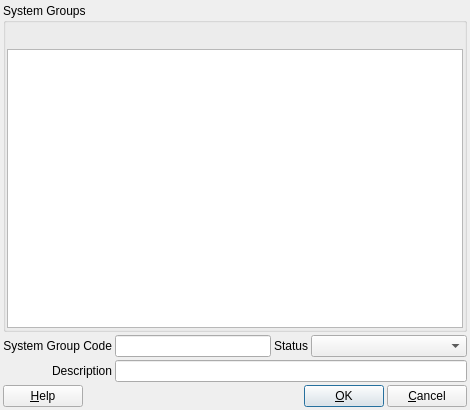
<?xml version="1.0" encoding="UTF-8"?>
<ui version="4.0">
 <class>DB_SystemGroupDialog</class>
 <widget class="QDialog" name="DB_SystemGroupDialog">
  <property name="geometry">
   <rect>
    <x>0</x>
    <y>0</y>
    <width>470</width>
    <height>410</height>
   </rect>
  </property>
  <property name="windowTitle">
   <string>Dialog</string>
  </property>
  <layout class="QGridLayout" name="gridLayout_2">
   <property name="leftMargin">
    <number>3</number>
   </property>
   <property name="topMargin">
    <number>3</number>
   </property>
   <property name="rightMargin">
    <number>3</number>
   </property>
   <property name="bottomMargin">
    <number>3</number>
   </property>
   <property name="spacing">
    <number>3</number>
   </property>
   <item row="0" column="0" colspan="4">
    <widget class="QGroupBox" name="groupBox">
     <property name="sizePolicy">
      <sizepolicy hsizetype="Expanding" vsizetype="Expanding">
       <horstretch>0</horstretch>
       <verstretch>0</verstretch>
      </sizepolicy>
     </property>
     <property name="title">
      <string>System Groups</string>
     </property>
     <layout class="QGridLayout" name="gridLayout">
      <property name="leftMargin">
       <number>1</number>
      </property>
      <property name="topMargin">
       <number>1</number>
      </property>
      <property name="rightMargin">
       <number>1</number>
      </property>
      <property name="bottomMargin">
       <number>1</number>
      </property>
      <property name="spacing">
       <number>1</number>
      </property>
      <item row="0" column="0">
       <widget class="RB_ToolButtonBar" name="tbbSystemGroup" native="true">
        <property name="minimumSize">
         <size>
          <width>0</width>
          <height>24</height>
         </size>
        </property>
        <property name="baseSize">
         <size>
          <width>0</width>
          <height>0</height>
         </size>
        </property>
       </widget>
      </item>
      <item row="1" column="0">
       <widget class="RB_TableView" name="tvSystemGroup"/>
      </item>
     </layout>
    </widget>
   </item>
   <item row="1" column="0">
    <widget class="QLabel" name="label_3">
     <property name="text">
      <string>System Group Code</string>
     </property>
     <property name="alignment">
      <set>Qt::AlignRight|Qt::AlignTrailing|Qt::AlignVCenter</set>
     </property>
    </widget>
   </item>
   <item row="1" column="1">
    <widget class="QLineEdit" name="leSystemGroupCode"/>
   </item>
   <item row="1" column="2">
    <widget class="QLabel" name="label_7">
     <property name="text">
      <string>Status</string>
     </property>
     <property name="alignment">
      <set>Qt::AlignRight|Qt::AlignTrailing|Qt::AlignVCenter</set>
     </property>
    </widget>
   </item>
   <item row="1" column="3">
    <widget class="QComboBox" name="cbStatus">
     <property name="sizePolicy">
      <sizepolicy hsizetype="MinimumExpanding" vsizetype="Fixed">
       <horstretch>0</horstretch>
       <verstretch>0</verstretch>
      </sizepolicy>
     </property>
    </widget>
   </item>
   <item row="2" column="0">
    <widget class="QLabel" name="label_4">
     <property name="text">
      <string>Description</string>
     </property>
     <property name="alignment">
      <set>Qt::AlignRight|Qt::AlignTrailing|Qt::AlignVCenter</set>
     </property>
    </widget>
   </item>
   <item row="2" column="1" colspan="3">
    <widget class="QLineEdit" name="leDescription"/>
   </item>
   <item row="3" column="0" colspan="4">
    <layout class="QHBoxLayout" name="horizontalLayout">
     <property name="spacing">
      <number>3</number>
     </property>
     <item>
      <widget class="QPushButton" name="pbHelp">
       <property name="text">
        <string>&amp;Help</string>
       </property>
       <property name="autoDefault">
        <bool>false</bool>
       </property>
      </widget>
     </item>
     <item>
      <spacer name="horizontalSpacer">
       <property name="orientation">
        <enum>Qt::Horizontal</enum>
       </property>
       <property name="sizeHint" stdset="0">
        <size>
         <width>158</width>
         <height>20</height>
        </size>
       </property>
      </spacer>
     </item>
     <item>
      <widget class="QPushButton" name="pbOk">
       <property name="text">
        <string>&amp;OK</string>
       </property>
       <property name="default">
        <bool>true</bool>
       </property>
      </widget>
     </item>
     <item>
      <widget class="QPushButton" name="pbCancel">
       <property name="text">
        <string>&amp;Cancel</string>
       </property>
       <property name="autoDefault">
        <bool>false</bool>
       </property>
      </widget>
     </item>
    </layout>
   </item>
  </layout>
 </widget>
 <customwidgets>
  <customwidget>
   <class>RB_ToolButtonBar</class>
   <extends>QWidget</extends>
   <header>rb_toolbuttonbar.h</header>
   <container>1</container>
  </customwidget>
  <customwidget>
   <class>RB_TableView</class>
   <extends>QTableView</extends>
   <header>rb_tableview.h</header>
  </customwidget>
 </customwidgets>
 <tabstops>
  <tabstop>tvSystemGroup</tabstop>
  <tabstop>leSystemGroupCode</tabstop>
  <tabstop>cbStatus</tabstop>
  <tabstop>leDescription</tabstop>
  <tabstop>pbOk</tabstop>
  <tabstop>pbCancel</tabstop>
  <tabstop>pbHelp</tabstop>
 </tabstops>
 <resources/>
 <connections/>
</ui>
